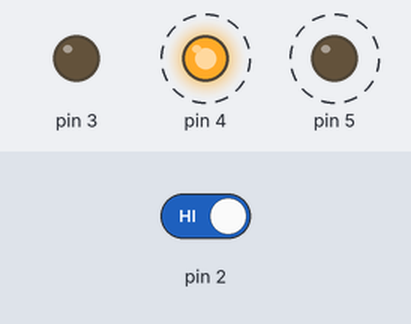
Recording of a sketch running on a simulated Arduino Uno, built with avr-gcc and run on an emulated ATmega328P. On the bench: output pins drawn as LEDs (lit = HIGH). Dashed ring = blinking. The test bench sets the inputs (shaded band); at power-on: pin 2 HIGH.

Above: at 1.8 s.
1.9 s: pin 2 driven LOW
At 2.9 s:
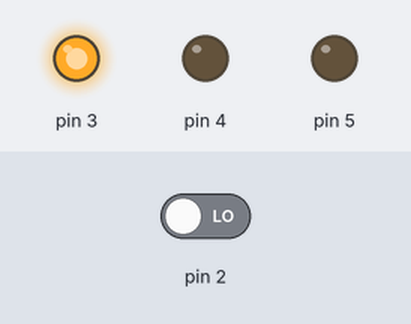
3.5 s: pin 2 driven HIGH
At 3.62 s:
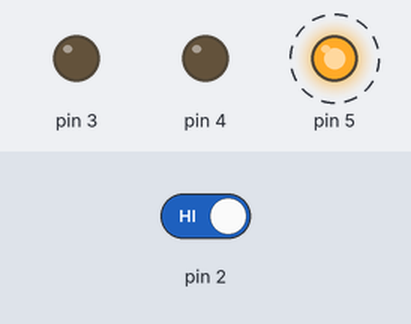
Timing chart, 0 to 12.5 s (numbered marks = the images above; inputs shaded):
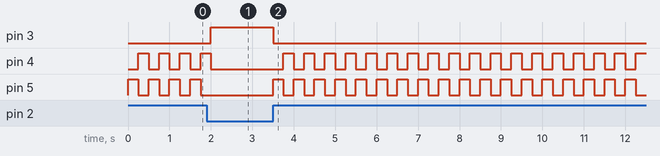

The sketch:

01_03_nave_espacial.ino
```cpp
#include "arduino_secrets.h"

int switchState = 0;

void setup() {
  pinMode(3, OUTPUT);
  pinMode(4, OUTPUT);
  pinMode(5, OUTPUT);
  pinMode(2, INPUT);
}

void loop() {
  switchState = digitalRead(2);

  if (switchState == LOW) {
    //El pulsador no estÃ¡ presionado
    digitalWrite(3, HIGH); //LED azul
    digitalWrite(4, LOW); //LED rojo
    digitalWrite(5, LOW); //LED rojo
  }

  else {
    digitalWrite(3, LOW);
    digitalWrite(4, LOW);
    digitalWrite(5, HIGH);

    delay(250); //en pausa 1/4 de segundo - cambiar estado de los LEDs
    digitalWrite(4, HIGH);
    digitalWrite(5, LOW);
    delay(250); //en pausa 1/4 de segundo
  }
} //Volver al comienzo de la instrucciÃ³n loop
```

Untitled.ino
```cpp

```

arduino_secrets.h
```cpp

```

Measured:
- after the input at 1.9 s, pin 3: LOW → HIGH after 0.10 s; pin 4: goes on until 2.0 s, then stays LOW; pin 5: stops changing and stays LOW
- after the input at 3.5 s, pin 3: HIGH → LOW at once; pin 4: alternates HIGH for 0.25 s and LOW for 0.25 s, starting after 0.25 s; pin 5: alternates HIGH for 0.25 s and LOW for 0.25 s, starting at once
- by itself, pin 4, pin 5: alternates HIGH for 0.25 s and LOW for 0.25 s
